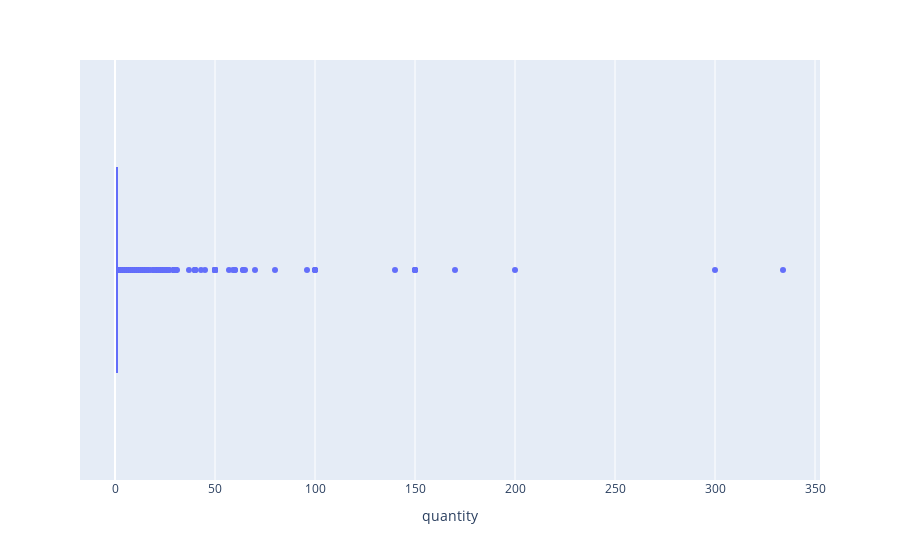

The notebook cell this image was saved under:
### Markdown cell above
Видим, что заказы с выручкой более 4000 рублей составляют почти 70 процентов  выручки за весь рассматриваемый период, а доля таких заказов лишь 7%, считаю, таких клиентов необходимо отнести в отдельных сегмент, не считать их данные выбросами

### Code cell
#Посмотрим распределение  количества товаров в  заказе
fig = px.box(data, x='quantity')
fig.show()

### Figure 1 — Plotly figure (JSON) as saved in the notebook; plotly's stock layout.template omitted (floating-point values rounded to 4 significant figures; data arrays with more than 128 entries replaced by an {"elided": "..."} marker saying what was removed)
{"data": [{"alignmentgroup": "True", "hovertemplate": "quantity=%{x}<extra></extra>", "legendgroup": "", "marker": {"color": "#636efa"}, "name": "", "notched": false, "offsetgroup": "", "orientation": "h", "showlegend": false, "type": "box", "x": {"elided": "6736 int values"}, "x0": " ", "xaxis": "x", "y0": " ", "yaxis": "y"}], "layout": {"boxmode": "group", "legend": {"tracegroupgap": 0}, "margin": {"t": 60}, "xaxis": {"anchor": "y", "domain": [0, 1], "title": {"text": "quantity"}}, "yaxis": {"anchor": "x", "domain": [0, 1]}}}
